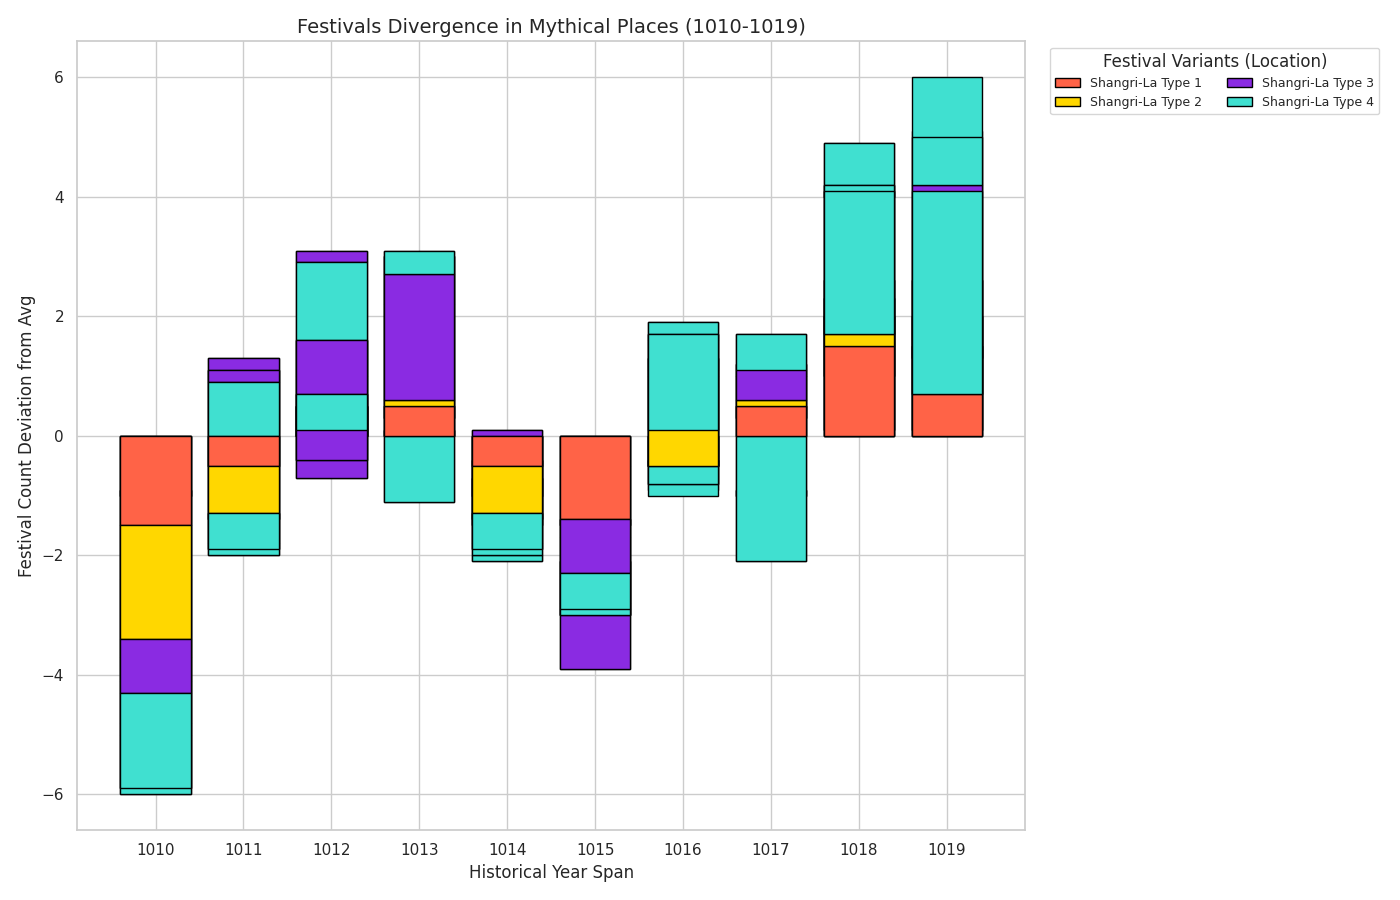

Write Python code to recreate this figure.
import matplotlib.pyplot as plt
import numpy as np

years = np.arange(1010, 1020)

atlantis_festivals = np.array([[3, 2, 5, 4], [4, 6, 5, 3], [5, 3, 7, 5], [5, 4, 8, 6], [3, 5, 6, 4],
                               [4, 3, 5, 5], [4, 6, 6, 3], [5, 4, 7, 5], [6, 5, 5, 8], [6, 4, 9, 6]])
el_dorado_festivals = np.array([[4, 6, 1, 3], [5, 7, 4, 2], [6, 8, 4, 2], [5, 6, 3, 9], [4, 7, 2, 5],
                                [3, 4, 6, 4], [5, 7, 5, 2], [4, 6, 3, 8], [7, 4, 9, 4], [7, 4, 5, 10]])
shangri_la_festivals = np.array([[2, 4, 3, 5], [3, 4, 5, 6], [4, 6, 4, 6], [4, 5, 7, 7], [3, 5, 4, 6],
                                 [2, 4, 5, 6], [3, 5, 5, 7], [4, 5, 6, 6], [5, 6, 7, 6], [5, 5, 8, 7]])
avalon_festivals = np.array([[5, 4, 7, 6], [6, 5, 8, 7], [7, 5, 9, 7], [7, 6, 10, 8], [6, 5, 8, 7],
                             [5, 6, 7, 7], [6, 8, 8, 6], [7, 6, 9, 7], [8, 7, 7, 10], [8, 7, 6, 11]])

atlantis_diff = atlantis_festivals - np.mean(atlantis_festivals, axis=0)
el_dorado_diff = el_dorado_festivals - np.mean(el_dorado_festivals, axis=0)
shangri_la_diff = shangri_la_festivals - np.mean(shangri_la_festivals, axis=0)
avalon_diff = avalon_festivals - np.mean(avalon_festivals, axis=0)

colors = ['#FF6347', '#FFD700', '#8A2BE2', '#40E0D0']

fig, ax = plt.subplots(figsize=(14, 9))

for i, (diff, festivals_name) in enumerate(zip([atlantis_diff, el_dorado_diff, shangri_la_diff, avalon_diff],
                                               ['Shangri-La', 'El Dorado', 'Atlantis', 'Avalon'])):  # shuffled labels
    base = np.zeros(len(years))
    for j in range(diff.shape[1]):
        ax.bar(years, diff[:, j], bottom=base, color=colors[j], edgecolor='black', label=f'{festivals_name} Type {j+1}' if i == 0 else "")
        base += diff[:, j]

# Changed titles and labels, somewhat shuffled and altered
ax.set_title('Festivals Divergence in Mythical Places (1010-1019)', fontsize=14)
ax.set_ylabel('Festival Count Deviation from Avg')
ax.set_xlabel('Historical Year Span')
ax.set_xticks(years)

handles, labels = ax.get_legend_handles_labels()
unique_labels = dict(zip(labels, handles))
ax.legend(unique_labels.values(), unique_labels.keys(), loc='upper left', bbox_to_anchor=(1.02, 1), title='Festival Variants (Location)', fontsize=9, ncol=2)

plt.tight_layout()
plt.show()
